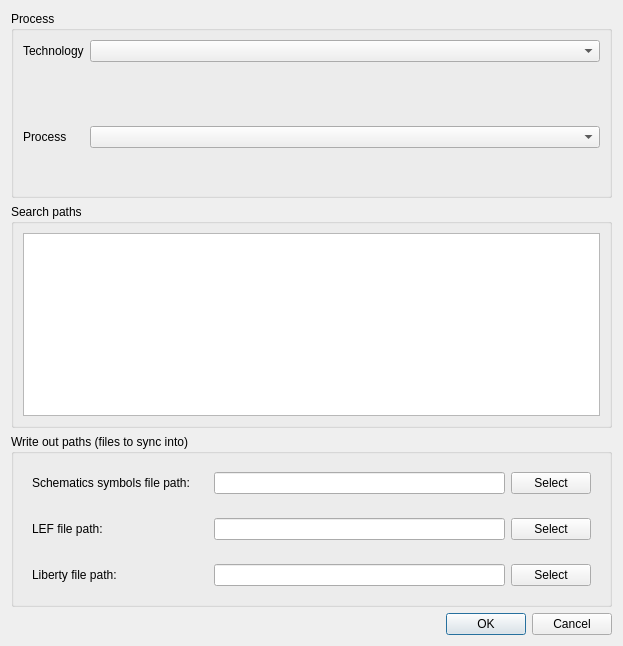
<?xml version="1.0" encoding="UTF-8"?>
<ui version="4.0">
 <class>ProjectSettings</class>
 <widget class="QDialog" name="ProjectSettings">
  <property name="geometry">
   <rect>
    <x>0</x>
    <y>0</y>
    <width>623</width>
    <height>646</height>
   </rect>
  </property>
  <property name="windowTitle">
   <string>Project settings</string>
  </property>
  <property name="windowIcon">
   <iconset resource="icons/icons.qrc">
    <normaloff>:/qflow_logo.png</normaloff>:/qflow_logo.png</iconset>
  </property>
  <layout class="QVBoxLayout" name="verticalLayout_4">
   <item>
    <widget class="QGroupBox" name="groupBoxProcess">
     <property name="title">
      <string>Process</string>
     </property>
     <layout class="QFormLayout" name="formLayout">
      <item row="0" column="0">
       <widget class="QLabel" name="technologyLabel">
        <property name="text">
         <string>Technology</string>
        </property>
       </widget>
      </item>
      <item row="0" column="1">
       <widget class="QComboBox" name="comboBoxTechnology"/>
      </item>
      <item row="1" column="1">
       <widget class="QWidget" name="infoWidgetTechnology" native="true">
        <layout class="QVBoxLayout" name="verticalLayout_2">
         <item>
          <widget class="QLabel" name="techTitle">
           <property name="font">
            <font>
             <weight>75</weight>
             <bold>true</bold>
            </font>
           </property>
           <property name="text">
            <string/>
           </property>
          </widget>
         </item>
         <item>
          <widget class="QLabel" name="techDescription">
           <property name="text">
            <string/>
           </property>
          </widget>
         </item>
        </layout>
       </widget>
      </item>
      <item row="2" column="1">
       <widget class="QComboBox" name="comboBoxProcess">
        <property name="enabled">
         <bool>true</bool>
        </property>
       </widget>
      </item>
      <item row="2" column="0">
       <widget class="QLabel" name="processLabel">
        <property name="enabled">
         <bool>true</bool>
        </property>
        <property name="text">
         <string>Process</string>
        </property>
       </widget>
      </item>
      <item row="3" column="1">
       <widget class="QWidget" name="infoWidgetProcess" native="true">
        <layout class="QVBoxLayout" name="verticalLayout_3">
         <item>
          <widget class="QLabel" name="processDescription">
           <property name="text">
            <string/>
           </property>
          </widget>
         </item>
        </layout>
       </widget>
      </item>
     </layout>
    </widget>
   </item>
   <item>
    <widget class="QGroupBox" name="groupBoxSearchPaths">
     <property name="title">
      <string>Search paths</string>
     </property>
     <layout class="QVBoxLayout" name="verticalLayout">
      <item>
       <widget class="QListWidget" name="searchPaths"/>
      </item>
     </layout>
    </widget>
   </item>
   <item>
    <widget class="QGroupBox" name="groupBoxOutput">
     <property name="title">
      <string>Write out paths (files to sync into)</string>
     </property>
     <layout class="QFormLayout" name="formLayout_2">
      <item row="0" column="0">
       <widget class="QWidget" name="widget_3" native="true">
        <layout class="QHBoxLayout" name="horizontalLayout_3">
         <item>
          <widget class="QLabel" name="label_3">
           <property name="text">
            <string>Schematics symbols file path:</string>
           </property>
          </widget>
         </item>
        </layout>
       </widget>
      </item>
      <item row="1" column="0">
       <widget class="QWidget" name="widget_2" native="true">
        <layout class="QHBoxLayout" name="horizontalLayout_2">
         <item>
          <widget class="QLabel" name="label_2">
           <property name="text">
            <string>LEF file path:</string>
           </property>
          </widget>
         </item>
        </layout>
       </widget>
      </item>
      <item row="2" column="0">
       <widget class="QWidget" name="widget" native="true">
        <layout class="QHBoxLayout" name="horizontalLayout">
         <item>
          <widget class="QLabel" name="label">
           <property name="text">
            <string>Liberty file path:</string>
           </property>
          </widget>
         </item>
        </layout>
       </widget>
      </item>
      <item row="0" column="1">
       <widget class="QWidget" name="widget_6" native="true">
        <layout class="QHBoxLayout" name="horizontalLayout_6">
         <item>
          <widget class="QLineEdit" name="symbolsPath"/>
         </item>
         <item>
          <widget class="QPushButton" name="pushSymbolsPath">
           <property name="text">
            <string>Select</string>
           </property>
          </widget>
         </item>
        </layout>
       </widget>
      </item>
      <item row="1" column="1">
       <widget class="QWidget" name="widget_4" native="true">
        <layout class="QHBoxLayout" name="horizontalLayout_4">
         <item>
          <widget class="QLineEdit" name="libraryPath"/>
         </item>
         <item>
          <widget class="QPushButton" name="pushLibraryPath">
           <property name="text">
            <string>Select</string>
           </property>
          </widget>
         </item>
        </layout>
       </widget>
      </item>
      <item row="2" column="1">
       <widget class="QWidget" name="widget_5" native="true">
        <layout class="QHBoxLayout" name="horizontalLayout_5">
         <item>
          <widget class="QLineEdit" name="libertyPath"/>
         </item>
         <item>
          <widget class="QPushButton" name="pushLibertyPath">
           <property name="text">
            <string>Select</string>
           </property>
          </widget>
         </item>
        </layout>
       </widget>
      </item>
     </layout>
    </widget>
   </item>
   <item>
    <widget class="QDialogButtonBox" name="buttonBox">
     <property name="orientation">
      <enum>Qt::Horizontal</enum>
     </property>
     <property name="standardButtons">
      <set>QDialogButtonBox::Cancel|QDialogButtonBox::Ok</set>
     </property>
    </widget>
   </item>
  </layout>
 </widget>
 <resources>
  <include location="icons/icons.qrc"/>
 </resources>
 <connections>
  <connection>
   <sender>buttonBox</sender>
   <signal>accepted()</signal>
   <receiver>ProjectSettings</receiver>
   <slot>close()</slot>
   <hints>
    <hint type="sourcelabel">
     <x>338</x>
     <y>500</y>
    </hint>
    <hint type="destinationlabel">
     <x>338</x>
     <y>260</y>
    </hint>
   </hints>
  </connection>
  <connection>
   <sender>buttonBox</sender>
   <signal>rejected()</signal>
   <receiver>ProjectSettings</receiver>
   <slot>close()</slot>
   <hints>
    <hint type="sourcelabel">
     <x>338</x>
     <y>500</y>
    </hint>
    <hint type="destinationlabel">
     <x>338</x>
     <y>260</y>
    </hint>
   </hints>
  </connection>
 </connections>
</ui>
